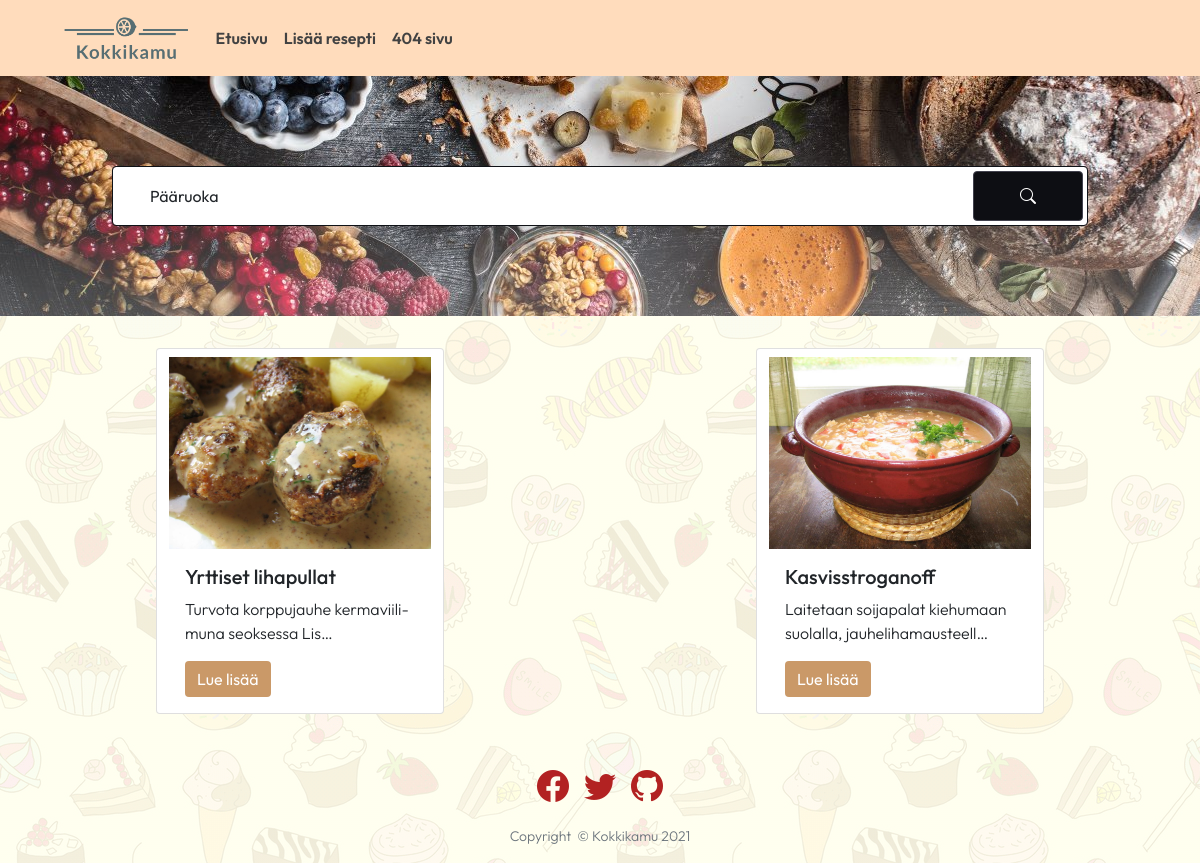
The page /search_category/2/ on the database its author committed.
### resepti_app/models.py (models this page shows)
class Recipe(models.Model):
    headline = models.CharField(max_length=300)
    body_text = RichTextField(blank=True, null=True)
    image = models.ImageField(upload_to='images/')
    categoryFK = models.ForeignKey(Category, on_delete=models.CASCADE, blank=True, null=True) #SET_DEFAULT , to_field='name'
    basic_ingredient = models.ManyToManyField(Basic_ingredient, related_name='recipes', blank=True) # recipe_set
    def __str__(self):
        return f"ReseptiList: {self.id} | {self.headline}"

class Category(models.Model):
    cat_name = models.CharField(max_length=200)
    def __str__(self):
        return self.cat_name

### resepti_app/views.py (the view)
# urls.py: path('search_category/<int:cat_id>/', views.search_category, name = 'search_category'),
def search_category(request, cat_id):
    if request.method == 'GET':
        recipes = Recipe.objects.filter(categoryFK=cat_id)
        print('items', recipes)
        url_ex = "^/search_category/\d+/$"
        m = re.match(url_ex, request.path)
        print('match ', m)
        url = False
        if m:
            url = True
    context = {
        'recipes': recipes,
        'url': url,
    }
    return render(request, 'resepti_app/index.html', context)

### resepti_app/templates/resepti_app/index.html (shortened to what this page needs)
{% extends "resepti_app/base.html" %}
{% load static %}
{% block content %}
{% include 'resepti_app/search.html' %}
<div class="content_warp_recipe">
    <div class="card_warp row mt-4 mb-4">
        {% if recipes %}
        {% for el in recipes %}
            <div class="card mx-2 my-2">
                <a href="{% url 'resepti' el.id %}">
                    <img src="{{el.image.url}}" class="card-img-top pt-2" alt="{{el.image}}">
                </a>
                <div class="card-body">
                    <h5 class="card-title">{{el.headline}}</h5>
                    <p class="card-text">{{el.body_text|truncatechars:63|striptags|safe}}</p>
                    <a href="{% url 'resepti' el.id %}" class="btn btn-primary btn_bgcolor">Lue lisää</a>
                </div>
            </div>
        {% endfor %}
        {% else %}
        <div class="mt-5" style="text-align: center;">
            <p style="font-size: 2.5em">Hakusi ei tuottanut tuloksia &#128546;</p>
        </div>
        {% endif %}
    </div>
</div>
{% endblock %}

### resepti_app/templates/resepti_app/search.html (shortened to what this page needs)
<div class="container">
    <div class="row height d-flex justify-content-center align-items-center">
        <div class="col">
            <div class="search">
                <form action="{% url 'search' %}" method="get">
                <input name="search_form" type="text" class="form-control" placeholder="Etsi reseptejä..."
                    value="{% if url %}{% for el in recipes %}{% if forloop.first %}{{el.categoryFK}}{% endif %}{% endfor %}{% endif %}">
                    <button class="btn btn-primary">
                        <i class="bi bi-search"></i>
                    </button>
                </form>
            </div>
        </div>
    </div>
</div>

### resepti_app/static/resepti_app/main.css (style rules this page uses)
body { font-family: "Outfit"; font-weight: 300; min-width: 360px; background: linear-gradient(0deg, rgba(255, 255, 239, 0.9), rgba(255, 255, 239, 0.90)), url('pics/patterni-konfeti.png'); }
.content_warp_recipe { max-width: 1190px; }
.card-text { font-size: 1em; word-break: break-all; }
.card img { width: 100%; height: 200px; object-fit: cover; object-position: 0% 20%; }
.card_warp { display: grid; grid-template-columns: repeat(auto-fit, minmax(18em, 1fr)); grid-template-rows: auto; column-gap: 10px; justify-items: center; }
.card { display: grid; max-width: 18em; }
.btn_bgcolor, .btn_bgcolor:hover, .btn_bgcolor:active, .btn_bgcolor:active:focus { background-color:#ca9968 !important; border: #ca9968 !important; box-shadow: none !important; color: white !important; }

### resepti_app/static/resepti_app/search.css (style rules this page uses)
.col { max-width: 1000px; }
.height { height: 20vw; background-repeat: repeat-y; background: linear-gradient(0deg, rgba(255, 255, 255, 0.3), rgba(255, 255, 255, 0)), url('pics/food.jpg'); background-position: center; background-size: cover; }
.search { position: relative; }
.search input { height: 60px; text-indent: 25px; border: 1.5px solid #0F1217 }
.search button { position: absolute; top: 5px; right: 5px; height: 50px; width: 110px; background: #0D0E13; border-color: #41414D; }

### rows shown on the page
Recipe: search_form "Pääruoka", image (picture), headline "Yrttiset lihapullat", body_text "Turvota korppujauhe kermaviili-muna seoksessa Lis…"
Recipe: image (picture), headline "Kasvisstroganoff", body_text "Laitetaan soijapalat kiehumaan suolalla, jauhelihamausteell…"
